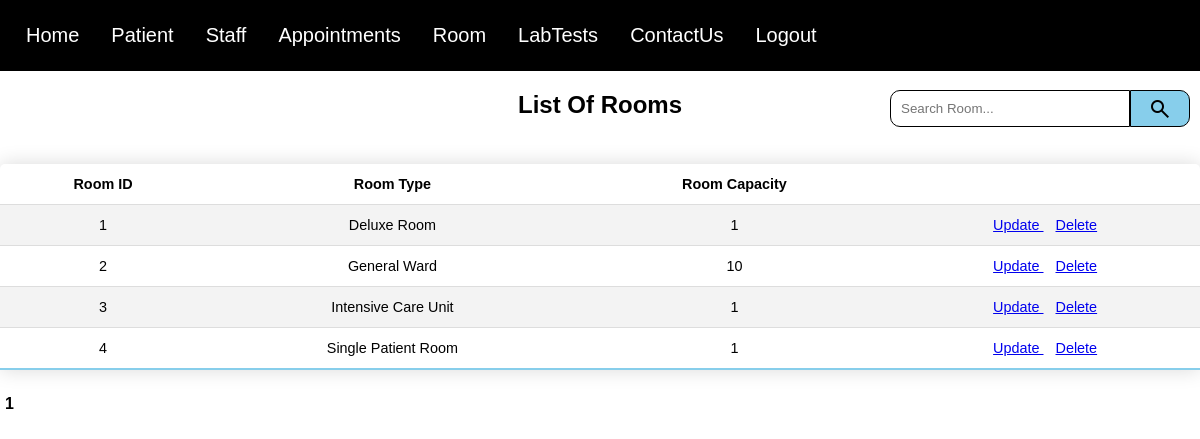
Screenshot of /viewRoom.php (signed in) with the database file from the repository.
### tables this page shows
CREATE TABLE "Room" (
	"RoomID"	INTEGER NOT NULL UNIQUE,
	"RoomType"	TEXT NOT NULL,
	"RoomCapacity"	INTEGER NOT NULL,
	PRIMARY KEY("RoomID" AUTOINCREMENT)
);

### viewRoom.php (the view, shortened to what this page needs)
<?php
require 'PDOconnection.php';
$pdo = getPDOConnection();
$searchTerm = isset($_GET['search']) ? trim($_GET['search']) : '';
$records_per_page = 5;
$current_page = isset($_GET['page']) ? intval($_GET['page']) : 1;
$offset = ($current_page - 1) * $records_per_page;
if ($searchTerm !== '') {
    $stmt = $pdo->prepare("Select Count(*) as total FROM Room WHERE RoomType LIKE :search");
    $stmt->execute(['search' => "%$searchTerm%"]);
}   else {
    $stmt = $pdo->query("SELECT COUNT(*) as total FROM Room");
}
$total_row = $stmt->fetch(PDO::FETCH_ASSOC);
$total_records = $total_row['total'];
$total_pages = ceil($total_records / $records_per_page);
if ($searchTerm !== '') {
    $stmt = $pdo->prepare("SELECT * FROM Room WHERE RoomType Like :search LIMIT :limit OFFSET :offset");
    $stmt->bindValue(':search', "%$searchTerm%", PDO::PARAM_STR);
    $stmt->bindValue(':limit', $records_per_page, PDO::PARAM_INT);
    $stmt->bindValue(':offset', $offset, PDO::PARAM_INT);
    $stmt->execute();
} else {
    $stmt = $pdo->prepare("SELECT * FROM Room LIMIT :limit OFFSET :offset");
    $stmt->bindValue(':limit', $records_per_page, PDO::PARAM_INT);
    $stmt->bindValue(':offset', $offset, PDO::PARAM_INT);
    $stmt->execute();
}
$room = $stmt->fetchALL(PDO::FETCH_ASSOC);
?>
<!DOCTYPE html>
<html lang="en">
<head>
    <link rel="stylesheet" href="loginstyle.css" />
</head>
<body>
        <?php
            include("navbar.php");
        ?>
    <div>
        <h2 class="centered-header">List Of Rooms</h2>
    </div>
    <form class="SearchForm" method="GET" action="">
            <input id="SearchBar" type="text" name="search" placeholder="Search Room..." value="<?=htmlspecialchars($_GET['search'] ?? '') ?>">
            <button id="SearchButton" type="submit">
                <span class="material-symbols-outlined">search</span>
            </button>
        </form>
    <div>
      <?php
        echo "<table>";
        echo "<tr> <th>Room ID</th> <th>Room Type</th> <th>Room Capacity</th> </tr>";
        foreach ($room as $row) {
            $RoomID = htmlspecialchars($row['RoomID']);
            $RoomType = htmlspecialchars($row['RoomType']);
            $RoomCapacity = htmlspecialchars($row['RoomCapacity']);
           echo "<tr>
                  <td>$RoomID</td>
                  <td>$RoomType</td>
                  <td>$RoomCapacity</td>
                  <td>
                   <a href='updateRoomPage.php ?RoomID=$RoomID'> Update </a> &nbsp;&nbsp;
                   <a href='deleteRoom.php?RoomID=$RoomID' onclick='return confirm(\"Are you sure you would like to delete this record?\");' class='action-link delete'>Delete</a>
                </tr>";
        }
        echo "</table>";
        echo "<div class='pagination'>";
        $queryString = '';
        for ($i = 1; $i <= $total_pages; $i++) {
            if ($i == $current_page) {
                echo "<strong>$i</strong> ";
            } else {
                echo "<a href='?page=$i$queryString'>$i</a> ";
            }
        }
        echo "</div>";
     ?>
    </div>
</body>
</html>

### loginstyle.css (style rules this page uses)
body { font-family: Arial, sans-serif; display: flex; flex-direction: column; min-height: 100vh; margin: 0; }
.centered-header { text-align: center; }
form { width: 300px; margin: 0 auto; padding: 20px; background: #f9f9f9; border-radius: 8px; }
input[type="text"], input[type="number"], input[type="date"], input[type="email"] { width: calc(100% - 22px); padding: 10px; margin-bottom: 10px; border: 1px solid #ddd; border-radius: 4px; }
button { width: 100%; padding: 10px; background-color: skyblue; color: white; border: none; border-radius: 4px; cursor: pointer; color: black; }
table { width: 100%; border-collapse: collapse; margin: 25px 0; font-size: 0.9em; min-width: 400px; border-radius: 5px 5px 0 0; overflow: hidden; box-shadow: 0 0 20px rgba(0, 0, 0, 0.15); }
th { padding: 12px 15px; }
td { text-align: center; padding: 12px 15px; }
tbody tr { border-bottom: 1px solid #dddddd; }
tbody tr:nth-of-type(even) { background-color: #f3f3f3; }
tbody tr:last-of-type { border-bottom: 2px solid skyblue; }
.pagination strong { margin: 0 5px; font-weight: bold; }

### viewRoom.php (style rules this page uses)
.SearchForm { display: flex; flex-direction: row; position: fixed; Margin-top: 0px; top: 90px; right: 10px; padding: 0px; background: white; }
#SearchBar { width: 80%; border: 1px solid,rgb(0, 0, 0); border-radius: 10px 0px 0px 10px; }
#SearchButton { width: 20%; padding: 0px; margin-bottom: 10px; border: 1px solid,rgb(0, 0, 0); border-radius: 0px 10px 10px 0px; }

### rows the page displays
room: RoomID "1", RoomType "Deluxe Room", RoomCapacity "1"
room: RoomID "2", RoomType "General Ward", RoomCapacity "10"
room: RoomID "3", RoomType "Intensive Care Unit", RoomCapacity "1"
room: RoomID "4", RoomType "Single Patient Room", RoomCapacity "1"
